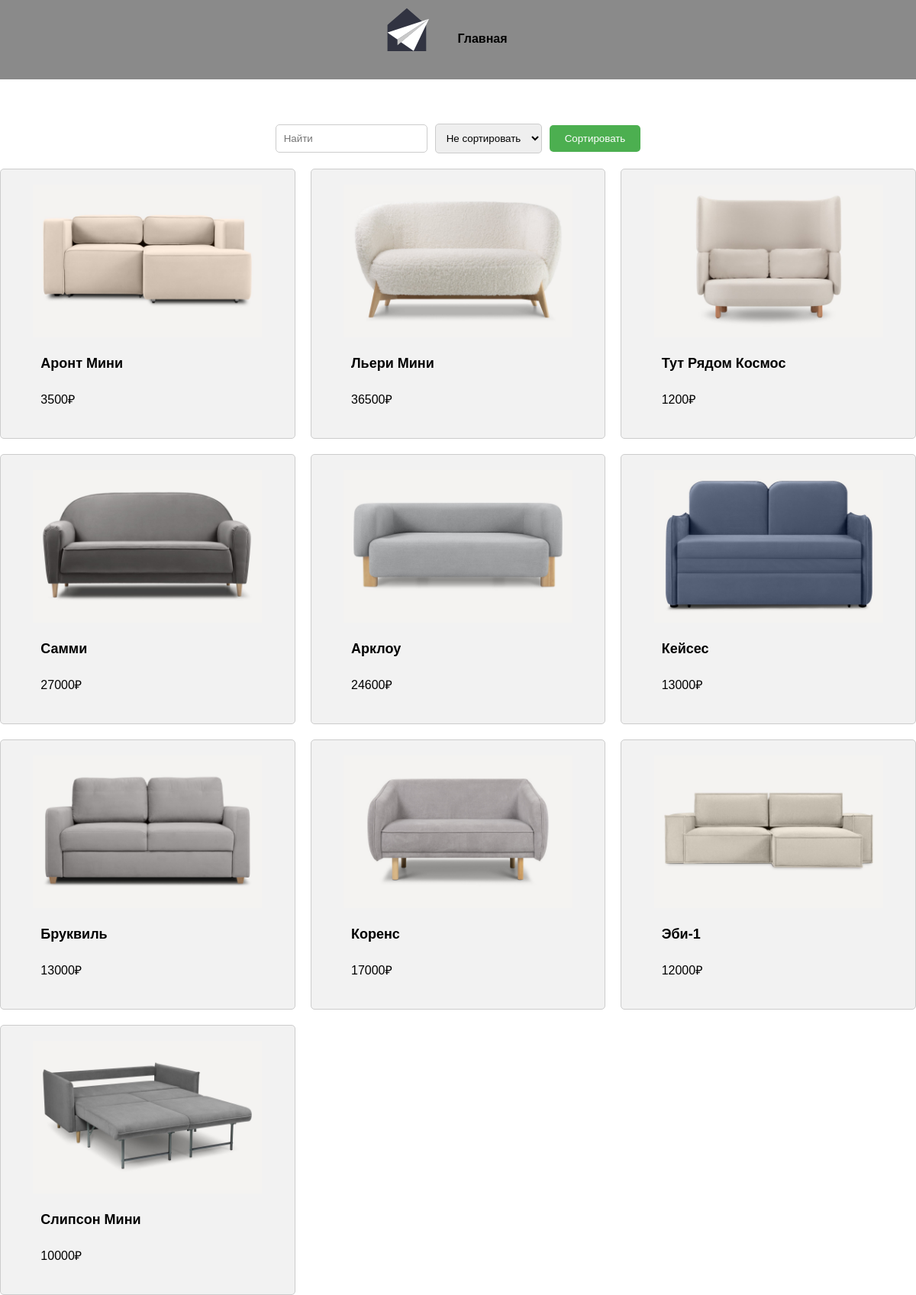
/local/pages/catalog.php, run on the app's committed database.
### tables this page shows
CREATE TABLE `Product` (
  `id` int(11) NOT NULL,
  `name` varchar(255) NOT NULL,
  `price` int(11) NOT NULL,
  `image_path` longtext NOT NULL
);

### local/pages/catalog.php (the view, shortened to what this page needs)
<!DOCTYPE html>
<html lang="en">
<head>
    <link rel="stylesheet" href="../css/product.css">
</head>
<body>
    <?php require("../php/header.php"); ?><br><br><br><br><br><br><br><br><br>
    <form action="catalog.php" method="GET" class="search">
        <input type="text" name="product_name" placeholder="Найти">
        <select name="filter">
            <option value="0">Не сортировать</option>
        </select>
        <input type="submit" value="Сортировать">
    </form>
    <div class="product-list">
    <?php
            require("../php/connect.php");
            $sql = "SELECT * FROM Product";
            if($result = $conn->query($sql))
            {
                foreach ($result as $row) {
                    echo "<div class='product-item'>";
                    echo "<form action='../php/addProduct.php' method='post'>";
                    echo "<img class='product-img' src='".'../'.$row['image_path']."'/>";
                    echo "<p class='product-title'>".$row['name']."</p>";
                    echo "<p class='product-price'>".$row['price'].'₽'."</p>";
                    echo "</form>";
                    echo "</div>";
                }
            }
        ?>
</body>
</html>

### local/php/header.php (shortened to what this page needs)
<header class="header">
<link rel="stylesheet" href="../style.css">
<div class="otstup">
  <div class="logo-headar">
    <img href="index.php" src="../logo.svg"   id="logo-headar" >
  </div>
  <div class="menu">
	   <a href="../index.php" class="underline-one weg">Главная</a>
  </div>
    </header>

### local/css/product.css (style rules this page uses)
.search { display: flex; align-items: center; justify-content: center; margin-bottom: 20px; }
.search input[type="text"], .search select { padding: 10px; border: solid 1px #ccc; border-radius: 5px; margin-right: 10px; }
.search input[type="submit"] { padding: 10px 20px; background-color: #4caf50; color: #fff; border: none; border-radius: 5px; cursor: pointer; }
.product-list { display: grid; grid-template-columns: repeat(auto-fit, minmax(300px, 1fr)); gap: 20px; }
.product-item { display: flex; flex-direction: column; align-items: center; justify-content: center; padding: 20px; background-color: #f2f2f2; border: solid 1px #ccc; border-radius: 5px; }
.product-img { width: 300px; height: 200px; object-fit: cover; margin-bottom: 10px; }
.product-title { font-size: 18px; font-weight: bold; margin-bottom: 5px; }
.product-price { font-size: 16px; margin-bottom: 10px; }

### local/style.css (style rules this page uses)
* { margin: 0; padding: 0; box-sizing: border-box; }
body { font-family: Arial, sans-serif; background-color: rgb(97, 97, 97)34); }
.header { text-align: center; justify-content: safe left; width: 100%; height: 13vh; position: absolute; z-index: 1; background: rgb(138, 138, 138); transition: transform 0.1s ease; }
.otstup { display: flex; justify-content: center; }
.logo-headar { height: auto; align-items: center; justify-content: center; width: auto; }
#logo-headar { width: vw; height: 14vh; margin-top: -0.8vh; margin-left: -2vw; margin-right: -2vw; }
.menu { padding: 4vh; margin-left: 50px; display: flex; height: auto; align-items: center; justify-content: center; width: auto; }
.underline-one { color: black; position: relative; cursor: pointer; text-decoration: none; }
.weg { font-weight: bold; }
.underline-one:after { content: ""; display: block; position: absolute; right: 0; bottom: -3px; width: 0; height: 2px; background-color: black; transition: width 0.5s; }
.social-icon, .menu { position: relative; display: flex; justify-content: center; align-items: center; margin: 10px 0; flex-wrap: wrap; }
h1, p { margin: 0; padding: 10px; }

### data on the page
product: image_path (picture), name "Аронт Мини", price "3500"
product: image_path (picture), name "Льери Мини", price "36500"
product: image_path (picture), name "Тут Рядом Космос", price "1200"
product: image_path (picture), name "Самми", price "27000"
product: image_path (picture), name "Арклоу", price "24600"
product: image_path (picture), name "Кейсес", price "13000"
product: image_path (picture), name "Бруквиль", price "13000"
product: image_path (picture), name "Коренс", price "17000"
product: image_path (picture), name "Эби-1", price "12000"
product: image_path (picture), name "Слипсон Мини", price "10000"
